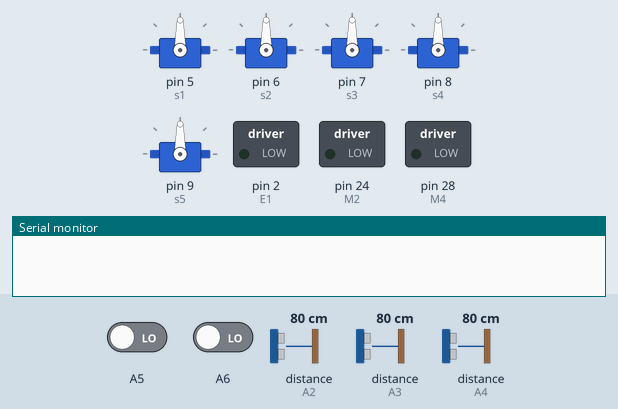
This sketch was run on a simulated Arduino Mega 2560, built with avr-gcc and run on an emulated ATmega2560. On the bench: 5 × servo, switched loads named in the sketch (green lamp = pin HIGH), the last lines printed to the serial monitor. The inputs (shaded band) are chosen by the test bench; at power-on: distance to the obstacle (sensors on A2, A3, A4) 80 cm, A5 LOW, A6 LOW. The echo pulse lasts 58.3 µs per cm; pins used as bus, display or sensor lines are not drawn.

Above: at 1.2 s.
1.3 s: distance to the obstacle (sensor on A2) set to 2 cm
At 9.2 s:
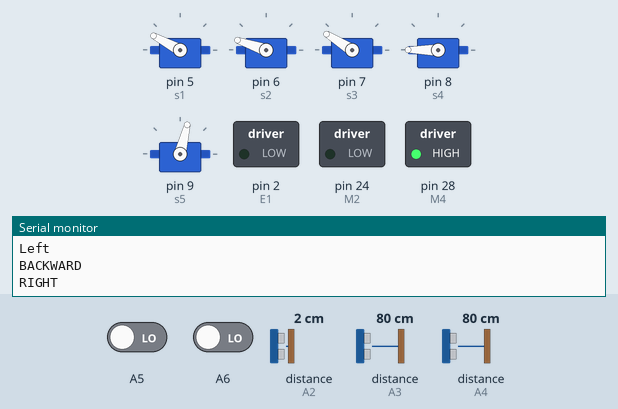
9.5 s: distance to the obstacle (sensor on A3) set to 37 cm
16.2 s: distance to the obstacle (sensor on A3) set to 31 cm
At 23.7 s:
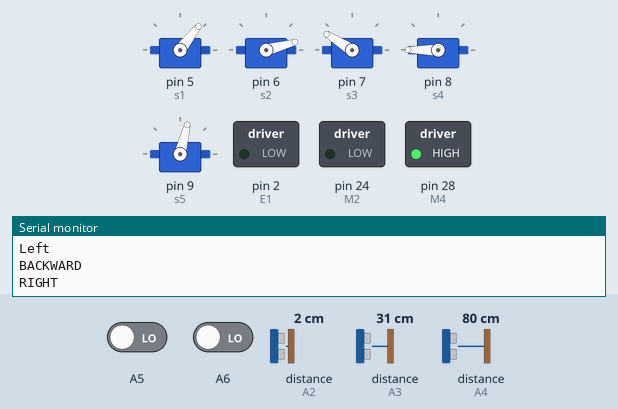
24.5 s: distance to the obstacle (sensor on A3) set to 2 cm
At 28.8 s:
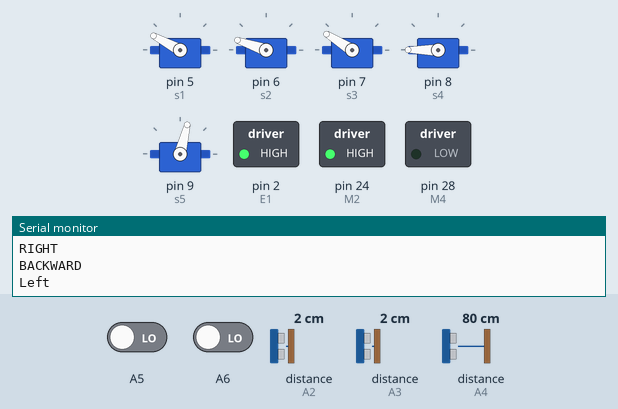
31.5 s: distance to the obstacle (sensor on A3) set to 35 cm
At 36.0 s:
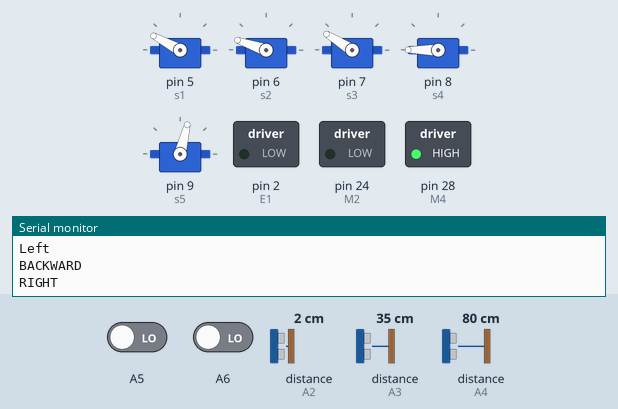
41.5 s: distance to the obstacle (sensor on A3) set to 4 cm
At 50.3 s:
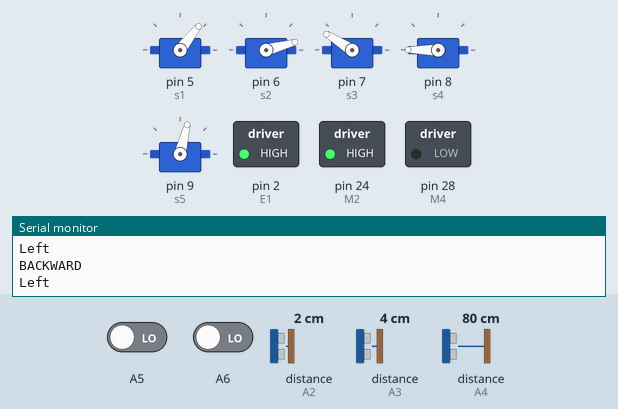
Timing chart, 0 to 51.8 s (numbered marks = the images above; inputs shaded):
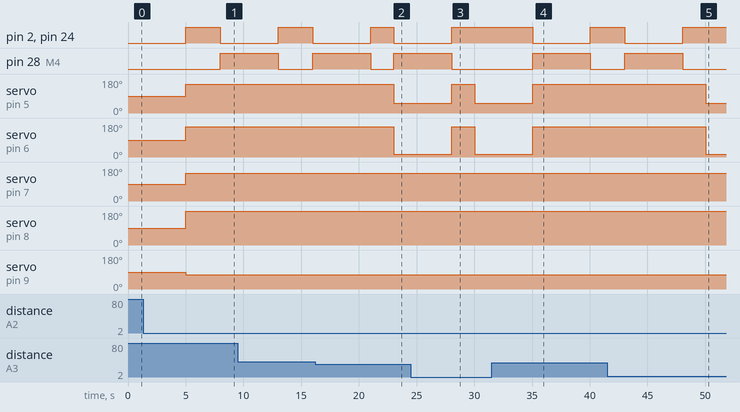

The sketch:

APT_robot.ino
```cpp
//  DC Motor 1  Pins
#define M1 22
#define M2 24

//  DC Motor 2  Pins

#define M3 26
#define M4 28
#define E1 2
#define E2 4

#include<Servo.h>
Servo s1, s2, s3, s4, s5;

int Speed1 = 10;
int Speed2 = 0;
// the setup routine runs once when you press reset:
void setup() {
  // initialize serial communication at 9600 bits per second:
  Serial.begin(9600);

  s1.attach(5);
  s2.attach(6);
  s3.attach(7);
  s4.attach(8);
  s5.attach(9);

  pinMode(M1, OUTPUT);
  pinMode(M2, OUTPUT);
  pinMode(M3, OUTPUT);
  pinMode(M4, OUTPUT);
  pinMode(E1, OUTPUT);
  pinMode(E2, OUTPUT);

}

//Main Program
void loop() {

  // channels read

  int ch1 = pulseIn(A2, HIGH);
  int ch2 = pulseIn(A3, HIGH);
  int ch3 = pulseIn(A4, HIGH);
  int ch4 = pulseIn(A5, HIGH);
  int ch5 = pulseIn(A6, HIGH);


  //Arm
  byte pos1 = map(ch3, 993, 1489, 0, 180);
  byte pos2 = map(ch3, 1489, 1930, 0, 180);
  byte pos3 = map(ch4, 993, 1483, 0, 180);
  byte pos4 = map(ch4, 1483, 1973, 0, 180);
  byte pos5 = map(ch5, 993, 1985, 0, 180);

  s1.write(pos1);
  s2.write(pos2);
  s3.write(pos3);
  s4.write(pos4);
  s5.write(pos5);

  //Driving
  if (ch1 > 1500)
  {
    forward();
  }
  if (ch1 < 1400)
  {
    backward();
  }
  if (ch1 > 1400 && ch1 < 1500 && ch2 > 1400 && ch2 < 1500)
  {
    sstop();
  }

  ///left right

  if (ch2 < 1400)
  {
    left();
  }
  if (ch2 > 1500)
  {
    right();
  }

}


// functions
void forward ()
{
  Serial.println("FORWARD");
  digitalWrite(M1, HIGH);
  digitalWrite(M2, LOW);
  digitalWrite(M3, HIGH);
  digitalWrite(M4, LOW);
  digitalWrite(E1, Speed1);
  digitalWrite(E2, Speed1);
}

void backward()
{
  Serial.println("BACKWARD");
  digitalWrite(M1, LOW);
  digitalWrite(M2, HIGH);
  digitalWrite(M3, LOW);
  digitalWrite(M4, HIGH);
  digitalWrite(E1, Speed1);
  digitalWrite(E2, Speed1);
}

void right()
{
  Serial.println("RIGHT");
  digitalWrite(M1, LOW);
  digitalWrite(M2, LOW);
  digitalWrite(M3, LOW);
  digitalWrite(M4, HIGH);
  digitalWrite(E1, Speed2);
  digitalWrite(E2, Speed1);
}

void left()
{
  Serial.println("Left");
  digitalWrite(M1, LOW);
  digitalWrite(M2, HIGH);
  digitalWrite(M3, LOW);
  digitalWrite(M4, LOW);
  digitalWrite(E1, Speed1);
  digitalWrite(E2, Speed2);
}

void sstop()
{
  Serial.println("stop");
  digitalWrite(M3, LOW);
  digitalWrite(M4, LOW);
  digitalWrite(M1, LOW);
  digitalWrite(M2, LOW);
  digitalWrite(E1, Speed2);
  digitalWrite(E2, Speed2);
}
```

Measured:
- the behaviour switches between 34 and 33 cm on distance to the obstacle (sensor on A3) (found by bisection; images 1 and 2)
- after the input at 1.3 s, pin 28 (M4): LOW → HIGH after 6.7 s
- after the input at 16.2 s, servo on pin 5 (s1): 152° → 52° after 6.8 s; servo on pin 6 (s2): 161° → 15° after 6.8 s
- after the input at 24.5 s, pin 2 (E1), pin 24 (M2): goes on until 28.0 s, then stays HIGH; pin 28 (M4): goes on until 28.0 s, then stays LOW
- after the input at 31.5 s, pin 2 (E1), pin 24 (M2): HIGH → LOW after 3.5 s, → HIGH 5.0 s later; pin 28 (M4): LOW → HIGH after 3.5 s, → LOW 5.0 s later; servo on pin 5 (s1): 52° → 152° after 3.5 s; servo on pin 6 (s2): 15° → 161° after 3.5 s
- after the input at 41.5 s, pin 2 (E1), pin 24 (M2): goes on until 48.0 s, then stays HIGH; pin 28 (M4): goes on until 48.0 s, then stays LOW; servo on pin 5 (s1): 152° → 52° after 8.6 s; servo on pin 6 (s2): 161° → 15° after 8.6 s
